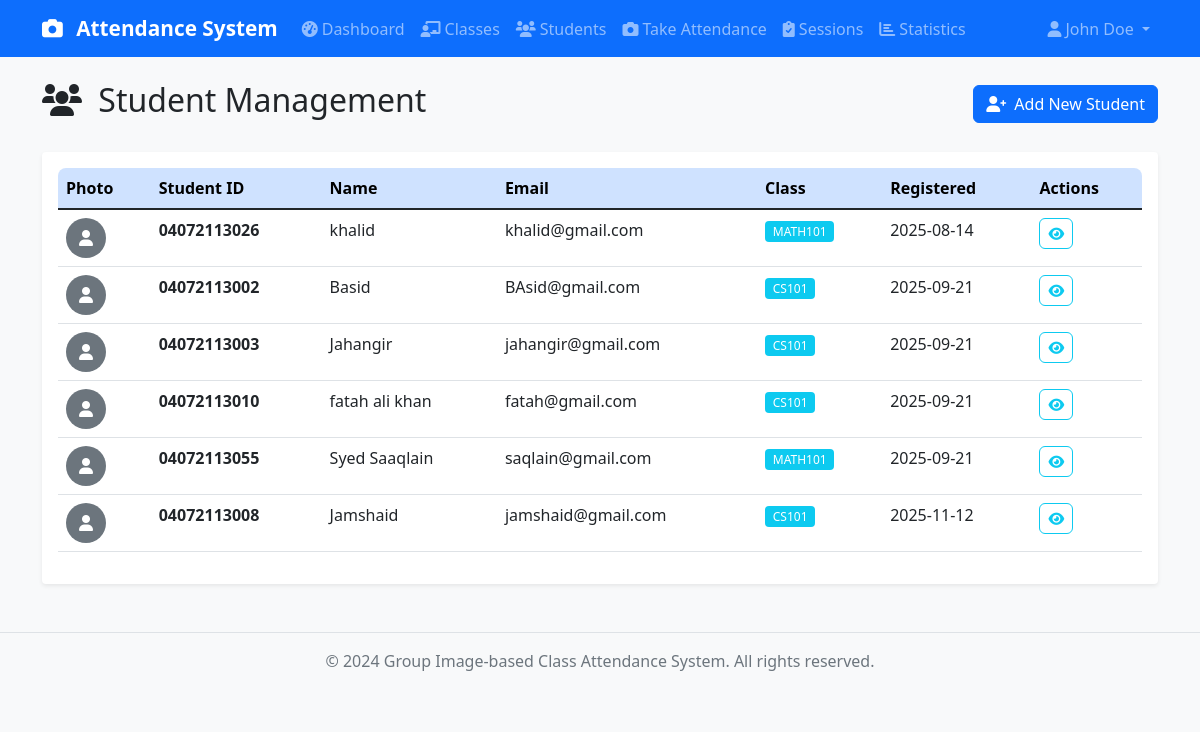
The app's page /students (signed in) with its own data.
### app.py (models this page shows, shortened)
class User(db.Model):
    id = db.Column(db.Integer, primary_key=True)
    username = db.Column(db.String(80), unique=True, nullable=False)
    email = db.Column(db.String(120), unique=True, nullable=False)
    password_hash = db.Column(db.String(128), nullable=False)
    full_name = db.Column(db.String(200), nullable=False)
    role = db.Column(db.String(20), default='teacher')  # 'admin', 'teacher'
    department = db.Column(db.String(100))
    is_active = db.Column(db.Boolean, default=True)
    created_at = db.Column(db.DateTime, default=datetime.utcnow)
    last_login = db.Column(db.DateTime)
    classes_taught = db.relationship('TeacherClass', backref='teacher', lazy=True)

class Student(db.Model):
    id = db.Column(db.Integer, primary_key=True)
    student_id = db.Column(db.String(20), unique=True, nullable=False)
    name = db.Column(db.String(100), nullable=False)
    email = db.Column(db.String(120), unique=True, nullable=False)
    class_name = db.Column(db.String(50), nullable=False)
    image_path = db.Column(db.String(200))
    face_encoding = db.Column(db.Text)  # Store as JSON string
    created_at = db.Column(db.DateTime, default=datetime.utcnow)
    attendance_records = db.relationship('AttendanceRecord', backref='student', lazy=True)

### app.py (the view, shortened to what this page needs)
@app.route('/students')
@login_required
def students():
    user = User.query.get(session['user_id'])
    class_filter = request.args.get('class', '')
    search = request.args.get('search', '')
    query = Student.query
    if class_filter:
        query = query.filter(Student.class_name == class_filter)
    all_students = query.all()
    if user.role == 'admin':
        available_classes = db.session.query(Student.class_name).distinct().all()
        user_classes = []  # Admin has access to all classes
    else:
        teacher_classes = TeacherClass.query.filter_by(teacher_id=user.id, is_active=True).all()
        class_names = [tc.class_name for tc in teacher_classes]
        available_classes = [(name,) for name in class_names]
        user_classes = teacher_classes  # Pass teacher's classes for permission checks
    return render_template('students.html',
                         students=all_students,
                         available_classes=available_classes,
                         current_filter=class_filter,
                         current_search=search,
                         user=user,
                         user_classes=user_classes)

### app.py (called while the page is built)
def login_required(f):
    @wraps(f)
    def decorated_function(*args, **kwargs):
        if 'user_id' not in session:
            flash('Please log in to access this page.', 'error')
            return redirect(url_for('login'))
        return f(*args, **kwargs)
    return decorated_function

### templates/students.html (shortened to what this page needs)
{% extends "base.html" %}
{% block content %}
<div class="row">
    <div class="col-12">
        <div class="d-flex justify-content-between align-items-center mb-4">
            <h2>
                <i class="fas fa-users me-2"></i>
                Student Management
            </h2>
            <a href="{{ url_for('add_student') }}" class="btn btn-primary">
                <i class="fas fa-user-plus me-2"></i>Add New Student
            </a>
        </div>
        {% if students %}
        <div class="card shadow-sm">
            <div class="card-body">
                <div class="table-responsive">
                    <table class="table table-hover">
                        <thead class="table-primary">
                            <tr>
                                <th>Photo</th>
                                <th>Student ID</th>
                                <th>Name</th>
                                <th>Email</th>
                                <th>Class</th>
                                <th>Registered</th>
                                <th>Actions</th>
                            </tr>
                        </thead>
                        <tbody>
                            {% for student in students %}
                            <tr>
                                <td>
                                    {% if student.image_path %}
                                    <div class="bg-secondary rounded-circle d-flex align-items-center justify-content-center"
                                         style="width: 40px; height: 40px; display: none;">
                                        <i class="fas fa-user text-white"></i>
                                    </div>
                                    {% else %}
                                    <div class="bg-secondary rounded-circle d-flex align-items-center justify-content-center"
                                         style="width: 40px; height: 40px;">
                                        <i class="fas fa-user text-white"></i>
                                    </div>
                                    {% endif %}
                                </td>
                                <td><strong>{{ student.student_id }}</strong></td>
                                <td>{{ student.name }}</td>
                                <td>{{ student.email }}</td>
                                <td>
                                    <span class="badge bg-info">{{ student.class_name }}</span>
                                </td>
                                <td>{{ student.created_at.strftime('%Y-%m-%d') }}</td>
                                <td>
                                    <div class="btn-group" role="group" aria-label="Student actions">
                                        <a href="{{ url_for('student_details', student_id=student.id) }}"
                                           class="btn btn-sm btn-outline-info" title="View Details">
                                            <i class="fas fa-eye"></i>
                                        </a>
                                        {% set can_edit = false %}
                                        {% if user.role == 'admin' %}
                                            {% set can_edit = true %}
                                        {% elif user.role == 'teacher' %}
                                            {% for tc in user_classes %}
                                                {% if tc.class_name == student.class_name %}
                                                    {% set can_edit = true %}
                                                {% endif %}
                                            {% endfor %}
                                        {% endif %}
                                    </div>
                                </td>
                            </tr>
                            {% endfor %}
                        </tbody>
                    </table>
                </div>
            </div>
        </div>
        {% endif %}
    </div>
</div>
{% endblock %}

### templates/base.html (shortened to what this page needs)
<!DOCTYPE html>
<html lang="en">
<head>
    <link href="https://cdn.jsdelivr.net/npm/bootstrap@5.1.3/dist/css/bootstrap.min.css" rel="stylesheet">
    <link href="https://cdnjs.cloudflare.com/ajax/libs/font-awesome/6.0.0/css/all.min.css" rel="stylesheet">
    <link href="{{ url_for('static', filename='css/style.css') }}" rel="stylesheet">
</head>
<body>
    <nav class="navbar navbar-expand-lg navbar-dark bg-primary">
        <div class="container">
            <a class="navbar-brand" href="{{ url_for('index') }}">
                <i class="fas fa-camera me-2"></i>
                Attendance System
            </a>
            <div class="collapse navbar-collapse" id="navbarNav">
                <ul class="navbar-nav me-auto">
                    {% if session.user_id %}
                    <li class="nav-item">
                        <a class="nav-link" href="{{ url_for('dashboard') }}">
                            <i class="fas fa-tachometer-alt me-1"></i>Dashboard
                        </a>
                    </li>
                    <li class="nav-item">
                        <a class="nav-link" href="{{ url_for('classes') }}">
                            <i class="fas fa-chalkboard-teacher me-1"></i>Classes
                        </a>
                    </li>
                    <li class="nav-item">
                        <a class="nav-link" href="{{ url_for('students') }}">
                            <i class="fas fa-users me-1"></i>Students
                        </a>
                    </li>
                    <li class="nav-item">
                        <a class="nav-link" href="{{ url_for('take_attendance') }}">
                            <i class="fas fa-camera me-1"></i>Take Attendance
                        </a>
                    </li>
                    <li class="nav-item">
                        <a class="nav-link" href="{{ url_for('attendance') }}">
                            <i class="fas fa-clipboard-check me-1"></i>Sessions
                        </a>
                    </li>
                    <li class="nav-item">
                        <a class="nav-link" href="{{ url_for('statistics') }}">
                            <i class="fas fa-chart-bar me-1"></i>Statistics
                        </a>
                    </li>
                    {% endif %}
                </ul>
                <ul class="navbar-nav">
                    {% if session.user_id %}
                    <li class="nav-item dropdown">
                        <a class="nav-link dropdown-toggle" href="#" id="navbarDropdown" role="button" data-bs-toggle="dropdown">
                            <i class="fas fa-user me-1"></i>{{ session.full_name }}
                        </a>
                    </li>
                    {% else %}
                    <li class="nav-item">
                        <a class="nav-link" href="{{ url_for('login') }}">
                            <i class="fas fa-sign-in-alt me-1"></i>Login
                        </a>
                    </li>
                    {% endif %}
                </ul>
            </div>
        </div>
    </nav>
    <div class="container mt-4">
        {% block content %}{% endblock %}
    </div>
    <footer class="bg-light text-center text-muted py-3 mt-5">
        <div class="container">
            <p>&copy; 2024 Group Image-based Class Attendance System. All rights reserved.</p>
        </div>
    </footer>
</body>
</html>

### static/css/style.css (style rules this page uses)
body { font-family: 'Segoe UI', Tahoma, Geneva, Verdana, sans-serif; background-color: #f8f9fa; }
.navbar-brand { font-weight: 600; font-size: 1.3rem; }
.card { border: none; box-shadow: 0 0.125rem 0.25rem rgba(0, 0, 0, 0.075); transition: box-shadow 0.15s ease-in-out; }
.table th { font-weight: 600; border-top: none; }
.table-responsive { border-radius: 0.5rem; }
.btn { border-radius: 0.375rem; font-weight: 500; transition: all 0.2s ease-in-out; }
.badge { font-weight: 500; }
.fade-in { animation: fadeIn 0.6s ease-out; }
footer { margin-top: auto; background-color: #f8f9fa !important; border-top: 1px solid #dee2e6; }

### records on screen
User: full_name "John Doe"
Student: student_id "04072113026", name "khalid", email "khalid@gmail.com", class_name "MATH101", created_at "2025-08-14"
Student: student_id "04072113002", name "Basid", email "BAsid@gmail.com", class_name "CS101", created_at "2025-09-21"
Student: student_id "04072113003", name "Jahangir", email "jahangir@gmail.com", class_name "CS101", created_at "2025-09-21"
Student: student_id "04072113010", name "fatah ali khan", email "fatah@gmail.com", class_name "CS101", created_at "2025-09-21"
Student: student_id "04072113055", name "Syed Saaqlain", email "saqlain@gmail.com", class_name "MATH101", created_at "2025-09-21"
Student: student_id "04072113008", name "Jamshaid", email "jamshaid@gmail.com", class_name "CS101", created_at "2025-11-12"
